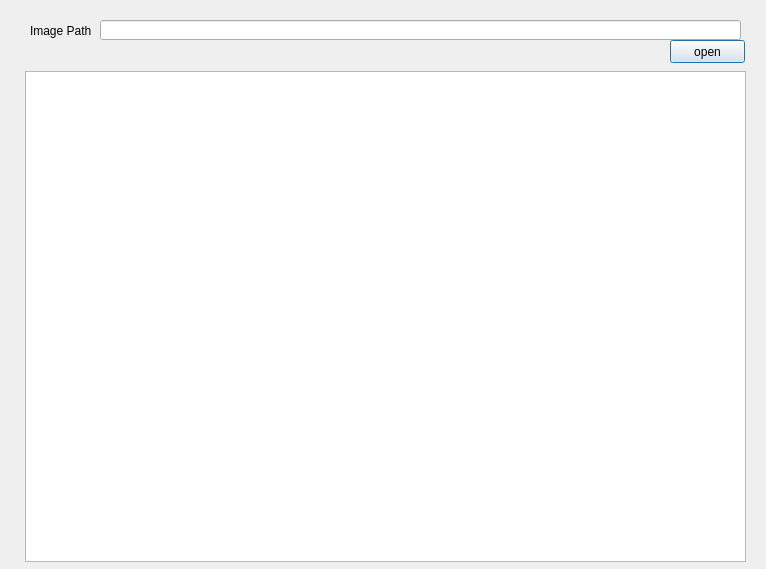
<?xml version="1.0" encoding="UTF-8"?>
<ui version="4.0">
 <class>Dialog</class>
 <widget class="QDialog" name="Dialog">
  <property name="geometry">
   <rect>
    <x>0</x>
    <y>0</y>
    <width>766</width>
    <height>569</height>
   </rect>
  </property>
  <property name="windowTitle">
   <string>Image Viewer</string>
  </property>
  <widget class="QLabel" name="label">
   <property name="geometry">
    <rect>
     <x>30</x>
     <y>20</y>
     <width>61</width>
     <height>21</height>
    </rect>
   </property>
   <property name="text">
    <string>Image Path</string>
   </property>
  </widget>
  <widget class="QLineEdit" name="lineEdit">
   <property name="geometry">
    <rect>
     <x>100</x>
     <y>20</y>
     <width>641</width>
     <height>20</height>
    </rect>
   </property>
  </widget>
  <widget class="QGraphicsView" name="graphicsView">
   <property name="geometry">
    <rect>
     <x>25</x>
     <y>71</y>
     <width>721</width>
     <height>491</height>
    </rect>
   </property>
   <property name="sizeIncrement">
    <size>
     <width>0</width>
     <height>0</height>
    </size>
   </property>
   <property name="frameShadow">
    <enum>QFrame::Raised</enum>
   </property>
   <property name="sizeAdjustPolicy">
    <enum>QAbstractScrollArea::AdjustToContentsOnFirstShow</enum>
   </property>
   <property name="alignment">
    <set>Qt::AlignJustify|Qt::AlignVCenter</set>
   </property>
  </widget>
  <widget class="QPushButton" name="pushButton">
   <property name="geometry">
    <rect>
     <x>670</x>
     <y>40</y>
     <width>75</width>
     <height>23</height>
    </rect>
   </property>
   <property name="text">
    <string>open</string>
   </property>
  </widget>
 </widget>
 <resources/>
 <connections/>
</ui>
